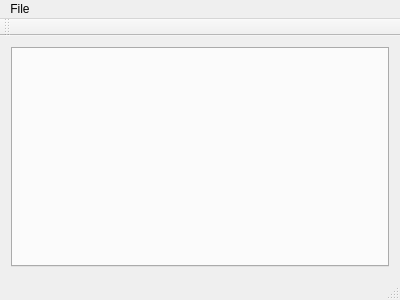
<?xml version="1.0" encoding="UTF-8"?>
<ui version="4.0">
 <class>SmartEdit</class>
 <widget class="QMainWindow" name="SmartEdit">
  <property name="geometry">
   <rect>
    <x>0</x>
    <y>0</y>
    <width>400</width>
    <height>300</height>
   </rect>
  </property>
  <property name="windowTitle">
   <string>SmartEdit</string>
  </property>
  <widget class="QWidget" name="centralWidget">
   <layout class="QVBoxLayout" name="verticalLayout">
    <item>
     <widget class="QTabWidget" name="tabWidget">
      <property name="sizePolicy">
       <sizepolicy hsizetype="Expanding" vsizetype="Expanding">
        <horstretch>0</horstretch>
        <verstretch>0</verstretch>
       </sizepolicy>
      </property>
     </widget>
    </item>
   </layout>
  </widget>
  <widget class="QMenuBar" name="menuBar">
   <property name="geometry">
    <rect>
     <x>0</x>
     <y>0</y>
     <width>400</width>
     <height>25</height>
    </rect>
   </property>
   <widget class="QMenu" name="menuFile">
    <property name="title">
     <string>File</string>
    </property>
    <addaction name="separator"/>
    <addaction name="actionNew"/>
    <addaction name="actionOpen"/>
    <addaction name="actionSave"/>
    <addaction name="actionSave_As"/>
    <addaction name="actionClose"/>
   </widget>
   <addaction name="menuFile"/>
  </widget>
  <widget class="QToolBar" name="mainToolBar">
   <attribute name="toolBarArea">
    <enum>TopToolBarArea</enum>
   </attribute>
   <attribute name="toolBarBreak">
    <bool>false</bool>
   </attribute>
  </widget>
  <widget class="QStatusBar" name="statusBar"/>
  <action name="actionOpen">
   <property name="checkable">
    <bool>false</bool>
   </property>
   <property name="text">
    <string>Open</string>
   </property>
   <property name="shortcut">
    <string>Ctrl+O</string>
   </property>
  </action>
  <action name="actionSave">
   <property name="text">
    <string>Save</string>
   </property>
   <property name="shortcut">
    <string>Ctrl+S</string>
   </property>
  </action>
  <action name="actionSave_As">
   <property name="text">
    <string>Save As</string>
   </property>
   <property name="shortcut">
    <string>Ctrl+Shift+S</string>
   </property>
  </action>
  <action name="actionNew">
   <property name="text">
    <string>New</string>
   </property>
   <property name="shortcut">
    <string>Ctrl+N</string>
   </property>
  </action>
  <action name="actionClose">
   <property name="text">
    <string>Close</string>
   </property>
   <property name="shortcut">
    <string>Ctrl+W</string>
   </property>
   <property name="shortcutContext">
    <enum>Qt::WindowShortcut</enum>
   </property>
  </action>
 </widget>
 <layoutdefault spacing="6" margin="11"/>
 <resources/>
 <connections/>
</ui>
